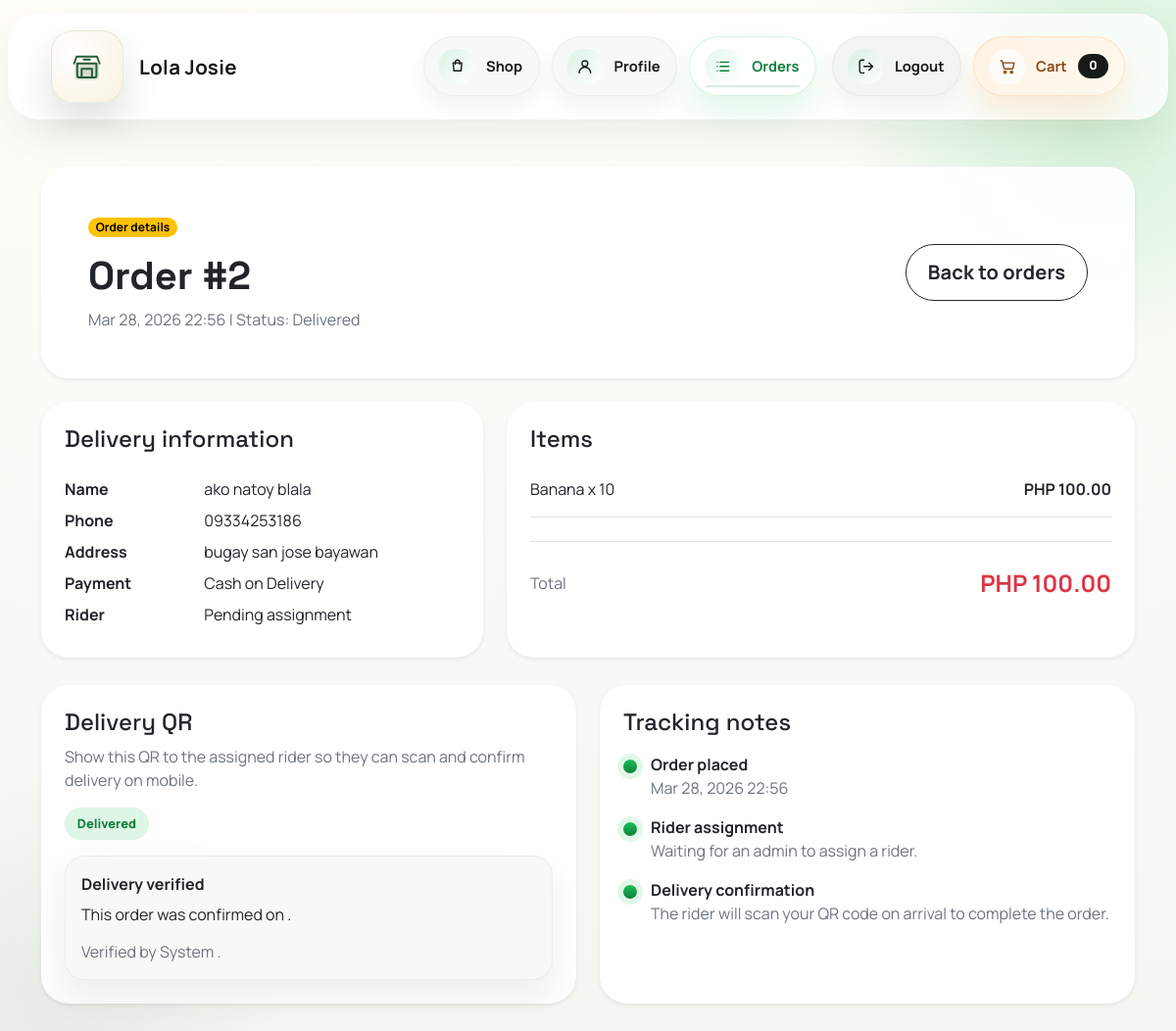
/orders/2/ (signed in), run on the app's committed database.
### orders/models.py (models this page shows, shortened)
class Order(models.Model):
    class Status(models.TextChoices):
        PENDING = "Pending", "Pending"
        PROCESSING = "Processing", "Processing"
        ASSIGNED = "Assigned", "Assigned"
        OUT_FOR_DELIVERY = "Out for Delivery", "Out for Delivery"
        SHIPPED = "Shipped", "Shipped"
        DELIVERED = "Delivered", "Delivered"
    class PaymentMethod(models.TextChoices):
        COD = "Cash on Delivery", "Cash on Delivery"
    user = models.ForeignKey(
        settings.AUTH_USER_MODEL,
        on_delete=models.CASCADE,
        related_name="orders",
    )
    assigned_rider = models.ForeignKey(
        settings.AUTH_USER_MODEL,
        on_delete=models.SET_NULL,
        related_name="assigned_orders",
        null=True,
        blank=True,
    )
    full_name = models.CharField(max_length=200)
    address = models.TextField()
    phone = models.CharField(max_length=20)
    payment_method = models.CharField(
        max_length=30,
        choices=PaymentMethod.choices,
        default=PaymentMethod.COD,
    )
    status = models.CharField(
        max_length=20,
        choices=Status.choices,
        default=Status.PENDING,
    )
    delivery_token = models.CharField(max_length=64, db_index=True, default=generate_delivery_token, editable=False)
    delivery_qr_generated_at = models.DateTimeField(default=timezone.now, editable=False)
    delivery_confirmed_at = models.DateTimeField(null=True, blank=True)
    delivery_scanned_by = models.ForeignKey(
        settings.AUTH_USER_MODEL,
        on_delete=models.SET_NULL,
        related_name="completed_delivery_scans",
        null=True,
        blank=True,
    )
    subtotal = models.DecimalField(max_digits=10, decimal_places=2, default=0)
    created_at = models.DateTimeField(auto_now_add=True)
    updated_at = models.DateTimeField(auto_now=True)
    class Meta:
        ordering = ["-created_at"]
    @property
    def status_theme(self):
        mapping = {
            self.Status.PENDING: "warning",
            self.Status.PROCESSING: "neutral",
            self.Status.ASSIGNED: "warning",
            self.Status.OUT_FOR_DELIVERY: "success",
            self.Status.SHIPPED: "neutral",
            self.Status.DELIVERED: "success",
        }
        return mapping.get(self.status, "neutral")

class OrderItem(models.Model):
    order = models.ForeignKey(Order, on_delete=models.CASCADE, related_name="items")
    product = models.ForeignKey(Product, on_delete=models.SET_NULL, null=True, blank=True)
    product_name = models.CharField(max_length=200)
    unit_price = models.DecimalField(max_digits=10, decimal_places=2)
    quantity = models.PositiveIntegerField()
    class Meta:
        ordering = ["id"]
    @property
    def total_price(self):
        return self.unit_price * self.quantity

### orders/views.py (the view)
# urls.py: path("<int:order_id>/", views.order_detail, name="order_detail"),
@login_required
def order_detail(request, order_id):
    if is_admin_user(request.user):
        return redirect("admin_dashboard:order_detail", order_id=order_id)
    if is_rider_user(request.user):
        rider_order = request.user.assigned_orders.filter(pk=order_id).first()
        if rider_order:
            return redirect("users:rider_order_detail", order_id=order_id)
        return redirect("users:rider_dashboard")
    order = get_object_or_404(
        Order.objects.select_related("assigned_rider", "delivery_scanned_by").prefetch_related("items"),
        id=order_id,
        user=request.user,
    )
    context = {"order": order}
    context.update(build_order_delivery_context(request, order))
    return render(request, "orders/order_detail.html", context)

### cart/cart.py (called while the page is built)
    def __len__(self):
        return sum(self.cart.values())

### cart/context_processors.py (called while the page is built)
def cart_summary(request):
    return {"cart_item_count": len(Cart(request))}

### config/context_processors.py (called while the page is built)
def site_meta(request):
    return {
        "site_name": settings.SITE_NAME,
        "site_tagline": settings.SITE_TAGLINE,
    }

### orders/delivery.py (called while the page is built)
def build_delivery_signed_token(order):
    return signing.dumps(
        {"order_id": order.pk, "token": order.delivery_token},
        salt=DELIVERY_QR_SIGNING_SALT,
        compress=True,
    )

def build_delivery_confirmation_url(request, order):
    signed_token = build_delivery_signed_token(order)
    return request.build_absolute_uri(
        reverse("orders:rider_delivery_confirm", kwargs={"signed_token": signed_token})
    )

def build_delivery_qr_svg(url):
    qr_image = qrcode.make(url, image_factory=SvgPathImage, box_size=8, border=2)
    buffer = BytesIO()
    qr_image.save(buffer)
    return mark_safe(buffer.getvalue().decode("utf-8"))

### orders/views.py (called while the page is built)
def build_order_delivery_context(request, order):
    delivery_confirmation_url = build_delivery_confirmation_url(request, order)
    return {
        "delivery_confirmation_url": delivery_confirmation_url,
        "delivery_qr_svg": build_delivery_qr_svg(delivery_confirmation_url),
    }

### users/admin_access.py (called while the page is built)
def is_admin_user(user):
    return user.is_authenticated and (user.is_staff or user.is_superuser)

def is_rider_user(user):
    if not user.is_authenticated or is_admin_user(user):
        return False
    profile = getattr(user, "profile", None)
    return bool(profile and profile.role == UserProfile.Role.RIDER)

### templates/orders/order_detail.html (shortened to what this page needs)
{% extends "base.html" %}
{% block content %}
<section class="card border-0 shadow-sm hero-gradient mb-4">
    <div class="card-body p-4 p-lg-5 d-flex flex-column flex-lg-row justify-content-between gap-3">
        <div>
            <span class="badge text-bg-warning rounded-pill mb-3">Order details</span>
            <h1 class="display-6 fw-bold mb-2">Order #{{ order.id }}</h1>
            <p class="text-secondary mb-0">{{ order.created_at|date:"M d, Y H:i" }} | Status: {{ order.status }}</p>
        </div>
        <div class="align-self-lg-center">
            <a class="btn btn-outline-dark btn-lg rounded-pill" href="{% url 'orders:order_history' %}">Back to orders</a>
        </div>
    </div>
</section>
<div class="row g-4">
    <div class="col-lg-5">
        <div class="card border-0 shadow-sm h-100">
            <div class="card-body p-4">
                <h2 class="h4 mb-4">Delivery information</h2>
                <dl class="row mb-0">
                    <dt class="col-sm-4">Name</dt>
                    <dd class="col-sm-8">{{ order.full_name }}</dd>
                    <dt class="col-sm-4">Phone</dt>
                    <dd class="col-sm-8">{{ order.phone }}</dd>
                    <dt class="col-sm-4">Address</dt>
                    <dd class="col-sm-8">{{ order.address|linebreaksbr }}</dd>
                    <dt class="col-sm-4">Payment</dt>
                    <dd class="col-sm-8">{{ order.payment_method }}</dd>
                    <dt class="col-sm-4">Rider</dt>
                    <dd class="col-sm-8">
                        {% if order.assigned_rider %}
                            {{ order.assigned_rider.get_full_name|default:order.assigned_rider.username }}
                        {% else %}
                            Pending assignment
                        {% endif %}
                    </dd>
                </dl>
            </div>
        </div>
    </div>
    <div class="col-lg-7">
        <div class="card border-0 shadow-sm h-100">
            <div class="card-body p-4">
                <h2 class="h4 mb-4">Items</h2>
                <div class="vstack gap-3">
                    {% for item in order.items.all %}
                        <div class="d-flex justify-content-between border-bottom pb-3">
                            <span>{{ item.product_name }} x {{ item.quantity }}</span>
                            <strong>PHP {{ item.total_price }}</strong>
                        </div>
                    {% endfor %}
                </div>
                <div class="d-flex justify-content-between align-items-center pt-4 mt-4 border-top">
                    <span class="text-secondary">Total</span>
                    <strong class="fs-4 text-danger">PHP {{ order.subtotal }}</strong>
                </div>
            </div>
        </div>
    </div>
</div>
<div class="row g-4 mt-1">
    <div class="col-lg-6">
        <div class="card border-0 shadow-sm h-100">
            <div class="card-body p-4">
                <div class="d-flex justify-content-between align-items-start gap-3 flex-wrap mb-3">
                    <div>
                        <h2 class="h4 mb-2">Delivery QR</h2>
                        <p class="text-secondary mb-0">Show this QR to the assigned rider so they can scan and confirm delivery on mobile.</p>
                    </div>
                    <span class="status-pill status-pill--{{ order.status_theme }}">{{ order.status }}</span>
                </div>
                {% if order.status == 'Delivered' %}
                    <div class="delivery-verified-card">
                        <strong>Delivery verified</strong>
                        <p class="mb-2">This order was confirmed on {{ order.delivery_confirmed_at|date:"M d, Y H:i" }}.</p>
                        <p class="mb-0 text-secondary">
                            Verified by
                            {% if order.delivery_scanned_by %}
                                {{ order.delivery_scanned_by.get_full_name|default:order.delivery_scanned_by.username }}
                            {% else %}
                                System
                            {% endif %}.
                        </p>
                    </div>
                {% else %}
                    <div class="delivery-qr-card">
                        <div class="delivery-qr-card__code">{{ delivery_qr_svg|safe }}</div>
                        <p class="small text-secondary mb-0">If the rider is not yet assigned, the QR will stay locked until dispatch is ready.</p>
                    </div>
                {% endif %}
            </div>
        </div>
    </div>
    <div class="col-lg-6">
        <div class="card border-0 shadow-sm h-100">
            <div class="card-body p-4">
                <h2 class="h4 mb-3">Tracking notes</h2>
                <div class="delivery-timeline">
                    <div class="delivery-timeline__item">
                        <span class="delivery-timeline__marker"></span>
                        <div>
                            <strong>Order placed</strong>
                            <p class="mb-0 text-secondary">{{ order.created_at|date:"M d, Y H:i" }}</p>
                        </div>
                    </div>
                    <div class="delivery-timeline__item">
                        <span class="delivery-timeline__marker"></span>
                        <div>
                            <strong>Rider assignment</strong>
                            <p class="mb-0 text-secondary">
                                {% if order.assigned_rider %}
                                    {{ order.assigned_rider.get_full_name|default:order.assigned_rider.username }} is assigned to this order.
                                {% else %}
                                    Waiting for an admin to assign a rider.
                                {% endif %}
                            </p>
                        </div>
                    </div>
                    <div class="delivery-timeline__item">
                        <span class="delivery-timeline__marker"></span>
                        <div>
                            <strong>Delivery confirmation</strong>
                            <p class="mb-0 text-secondary">
                                {% if order.delivery_confirmed_at %}
                                    Confirmed on {{ order.delivery_confirmed_at|date:"M d, Y H:i" }} by {% if order.delivery_scanned_by %}{{ order.delivery_scanned_by.get_full_name|default:order.delivery_scanned_by.username }}{% else %}System{% endif %}.
                                {% else %}
                                    The rider will scan your QR code on arrival to complete the order.
                                {% endif %}
                            </p>
                        </div>
                    </div>
                </div>
            </div>
        </div>
    </div>
</div>
{% endblock %}

### static/css/rider-flow.css (style rules this page uses)
.status-pill { align-items: center; border-radius: 999px; display: inline-flex; font-size: 0.8rem; font-weight: 800; justify-content: center; padding: 0.45rem 0.8rem; }
.status-pill--success { background: rgba(24, 191, 87, 0.14); color: #0f7f3a; }
.order-mobile-card, .delivery-qr-card, .delivery-verified-card, .delivery-confirm-card { background: rgba(255, 255, 255, 0.9); border: 1px solid rgba(93, 119, 99, 0.08); border-radius: 1.6rem; box-shadow: 0 18px 36px rgba(31, 64, 38, 0.08); }
.delivery-qr-card__code, .delivery-verified-card { align-items: center; background: #f6f9f6; border-radius: 1.25rem; display: flex; justify-content: center; padding: 1rem; }
.delivery-verified-card { align-items: flex-start; display: grid; gap: 0.4rem; justify-content: flex-start; }
.delivery-timeline { display: grid; gap: 1rem; }
.delivery-timeline__item { align-items: start; display: grid; gap: 0.9rem; grid-template-columns: auto 1fr; }
.delivery-timeline__marker { background: linear-gradient(180deg, #18bf57, #0f7f3a); border-radius: 999px; box-shadow: 0 0 0 6px rgba(24, 191, 87, 0.12); display: inline-flex; height: 0.85rem; margin-top: 0.45rem; width: 0.85rem; }

### data on the page
Order: id "2", created_at "Mar 28, 2026 22:56", status "Delivered", full_name "ako natoy blala", phone "09334253186", address "bugay san jose bayawan", payment_method "Cash on Delivery", subtotal "100.00"
OrderItem: product_name "Banana", quantity "10", total_price "100.00"

### other printed values
{{ cart_item_count }} "0"
